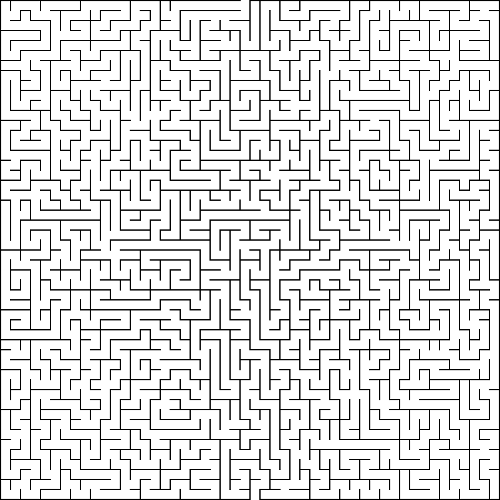
#> input picture large_maze.png, 500 x 500 px; its folder holds only this picture in this run
$ python mazeSolver.py large_maze.png
#> lines starting #> are read from the running program, lines starting #| are printed output that depends on the picture
from PIL import Image, ImageDraw, ImageSequence
import imageio
import os
import sys
import shutil
mazeFilePath = sys.argv[1]
if not os.path.exists(mazeFilePath):
    sys.exit("Sorry, '" + mazeFilePath + "' not found.")
if not os.path.exists("gifdir"):
	os.mkdir("gifdir")

mazeName = mazeFilePath.partition('.')[0]
im = Image.open(mazeFilePath)
#> im is the input picture: PIL image 500x500 RGBA; mean R, G, B, A 223.4, 223.4, 223.4, 255
im = im.convert("RGB")
#> im: PIL image 500x500 RGB
os.chdir("gifdir")
pixelMatrix = im.load()
start = (0,0)
end = (0,0)
if mazeName == "large_maze":
    start = (250, 3)
    end = (253, 495)


if mazeName == "maze":
    start = (185, 0)
    end = (395, 380)

if mazeName == "round_maze":
    start = (492,250)
    end = (250, 250)
boundX, boundY = im.size
#> boundX = 500; boundY = 500
for j in range(boundY):
	for i in range(boundX):
		r,g,b = pixelMatrix[i,j]
		if r > 150 and g > 150 and b > 150:
			pixelMatrix[i,j] = (255,255,255)


def getAdjacentPixels(pixel):
	x, y = pixel
	top = (x, y-1)
	bottom = (x, y+1)
	left = (x-1, y)
	right = (x+1, y)
	top_left = (x-1, y-1)
	top_right = (x+1, y-1)
	bottom_left = (x-1, y+1)
	bottom_right = (x+1, y+1)

	return [top, bottom, left, right, top_left, top_right, bottom_left, bottom_right]
images = []

def getint(name):
	num = name.partition('.')[0]
	return int(num)
def withinBounds(pixel):
	x, y = pixel
	if(x < 0 or x >= boundX or y < 0 or y >= boundY):
		return False
	return True

def bfs(start, end):
#> called with start = (250, 3), end = (253, 495)
	Q = [[start]] # list of paths
	visited = set() # set of visited pixels
	counter = 0
	while len(Q) != 0: # while not empty
		currentPath = Q.pop(0) # deque a path
		current = currentPath[-1] # get last element of path
		if current == end: # we have found a solution
			print("maze is solved")
			for pixel in currentPath: # draw path
				draw = ImageDraw.Draw(im)
				draw.point(pixel, fill=(238,48,167))
				for nieghbor in getAdjacentPixels(pixel):
				    if(nieghbor in visited):
				        draw.point(nieghbor, fill=(238,48,167))
			im.show() # show the glory
			im.save(str(counter) + ".jpg")
			imgList = os.listdir(os.getcwd())
			imgList.sort(key=getint)
			for img in imgList:
				print(img)
				images.append(imageio.imread(img))
				if(img == str(counter) + ".jpg"):
					images.append(imageio.imread(img))
					images.append(imageio.imread(img))
					images.append(imageio.imread(img))
					images.append(imageio.imread(img))
					images.append(imageio.imread(img))
			os.chdir("..")
			shutil.rmtree("gifdir")
			imageio.mimsave(mazeName + '.gif', images, fps=15)

			return currentPath
		for pixel in getAdjacentPixels(current): # get the pixels(nodes) around current
			x, y = pixel
			if withinBounds(pixel):
				if pixelMatrix[pixel] == (255,255,255) and pixel not in visited:
					visited.add(pixel) # keep track of visited
					pixelMatrix[pixel] = (201,201,255) # color visited
					if counter % 1000 == 0:
						im.save(str(counter) + ".jpg")
					path_branch = list(currentPath) # brach off
					path_branch.append(pixel)
					Q += [path_branch] # add new branch
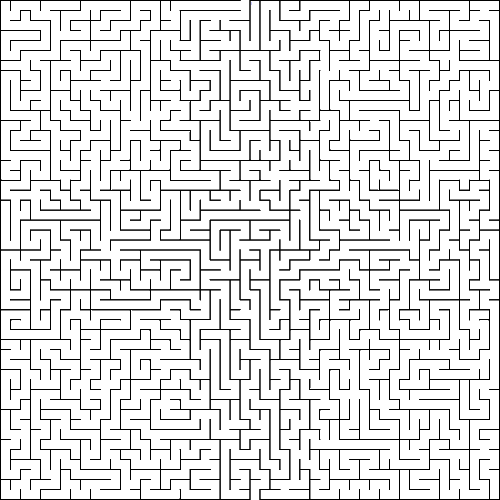
#> im: PIL image 500x500 RGB; mean R, G, B 225.5, 225.5, 225.5
#> after the loop, Q = [[(250, 3), (251, 3)], [(250, 3), (251, 2)], [(250, 3), (251, 4)]]; visited = 3 items
		counter = counter + 1
bfs(start, end)
